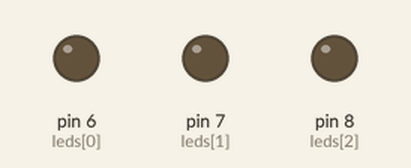
The sketch below on a simulated Arduino Uno, built with avr-gcc and run on an emulated ATmega328P. On the bench: output pins drawn as LEDs (lit = HIGH).

Above: at 0.3 s.
At 0.6 s:
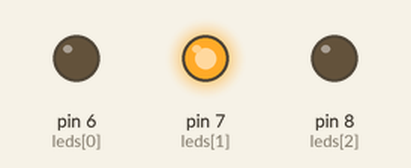
At 1.9 s:
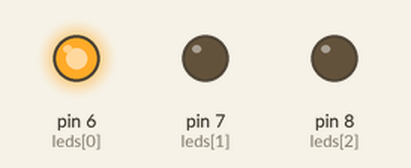
At 3.1 s:
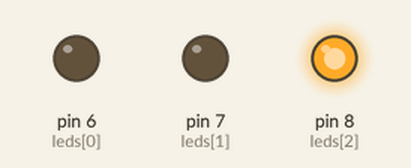
Timing chart, 0 to 4.1 s (numbered marks = the images above):
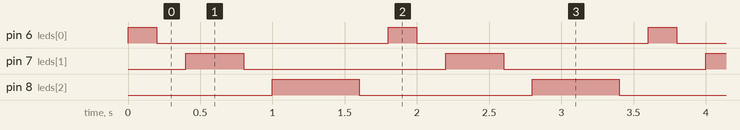

The sketch:

3.ino
```cpp
int leds[] = {6, 7, 8};

// 함수유형2: 매개변수 O, 반환값 X
void ledControl(int pin, int state) {
  digitalWrite(pin, state);
}

// 함수유형4: 매개변수 O, 반환값 O
int getDelay(int num) {
  return num * 200;
}

void setup() {
  for (int i = 0; i < 3; i++) {
    pinMode(leds[i], OUTPUT);
  }
}

void loop() {
  for (int i = 0; i < 3; i++) {
    ledControl(leds[i], HIGH);
    delay(getDelay(i + 1));

    ledControl(leds[i], LOW);
    delay(200);
  }
}
```

Measured:
- by itself, pin 6 (leds[0]): alternates HIGH for 0.20 s and LOW for 1.6 s
- by itself, pin 7 (leds[1]): alternates HIGH for 0.40 s and LOW for 1.4 s
- by itself, pin 8 (leds[2]): alternates HIGH for 0.60 s and LOW for 1.2 s
